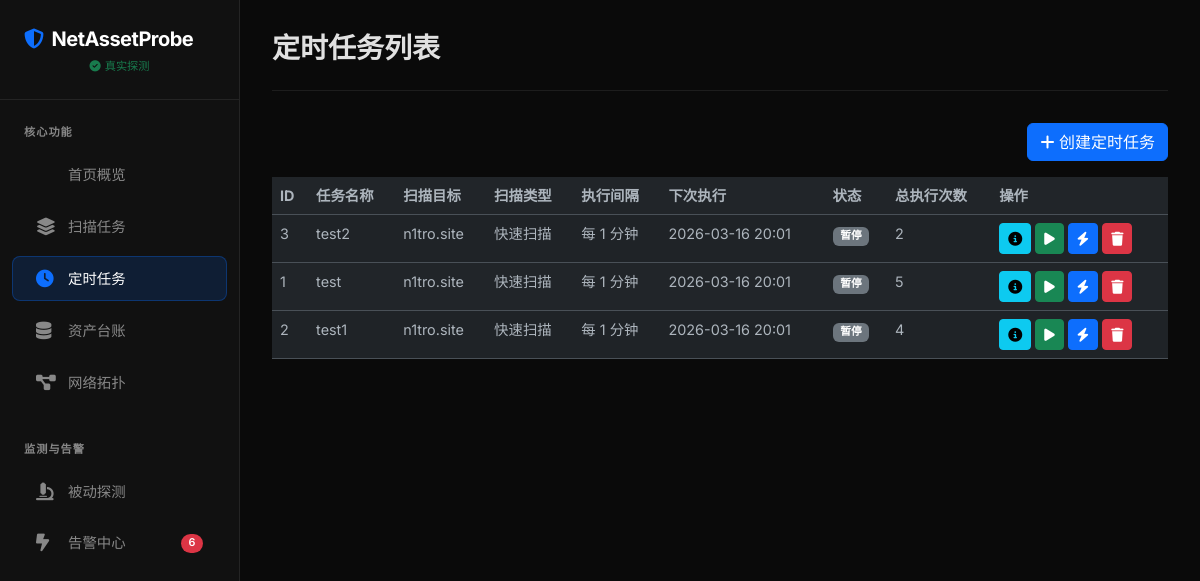
The page /scheduled/ on the database its author committed.
### scanner/models.py (models this page shows, shortened)
class ScheduledTask(models.Model):
    INTERVAL_CHOICES = (
        ('MINUTES', '按分钟'),
        ('HOURS', '按小时'),
        ('DAILY', '每天'),
        ('WEEKLY', '每周'),
    )
    STATUS_CHOICES = (
        ('ACTIVE', '启用'),
        ('PAUSED', '暂停'),
    )
    name = models.CharField(max_length=100, verbose_name="任务名称")
    target = models.CharField(max_length=255, verbose_name="扫描目标")
    scan_type = models.CharField(max_length=20, choices=Task.SCAN_CHOICES, default='quick')
    ports = models.CharField(max_length=100, blank=True, null=True)
    enable_tcp = models.BooleanField(default=True)
    enable_udp = models.BooleanField(default=False)
    tcp_scan = models.CharField(max_length=20, choices=Task.TCP_SCAN_CHOICES, default='SYN')
    host_discovery = models.CharField(max_length=20, choices=Task.HOST_DISCOVERY_CHOICES, default='DEFAULT')
    timing = models.IntegerField(default=4)
    use_scripts = models.BooleanField(default=False)
    script_categories = models.CharField(max_length=100, blank=True, null=True)
    interval_type = models.CharField(max_length=20, choices=INTERVAL_CHOICES, default='DAILY')
    interval_value = models.IntegerField(default=1, help_text="间隔值，如每1小时、每2天")
    specific_time = models.TimeField(null=True, blank=True, help_text="指定执行时间 (HH:MM)")
    day_of_week = models.CharField(max_length=20, blank=True, null=True, help_text="周几执行 (1-7逗号分隔)")
    status = models.CharField(max_length=20, choices=STATUS_CHOICES, default='ACTIVE')
    last_run = models.DateTimeField(null=True, blank=True, verbose_name="上次执行")
    next_run = models.DateTimeField(verbose_name="下次执行")
    created_at = models.DateTimeField(auto_now_add=True)
    total_runs = models.IntegerField(default=0, verbose_name="总执行次数")
    class Meta:
        ordering = ['next_run']
        verbose_name = "定时任务"
        verbose_name_plural = "定时任务"

### scanner/views.py (the view)
# urls.py: path('scheduled/', views.ScheduledTaskListView.as_view(), name='scheduled_task_list'),
class ScheduledTaskListView(ListView):
    model = ScheduledTask
    template_name = 'scanner/scheduled_task_list.html'
    context_object_name = 'scheduled_tasks'
    paginate_by = 10

### scanner/context_processors.py (called while the page is built)
def global_settings(request):
    return {
        'unread_alerts_count': Alert.objects.filter(status='UNREAD').count(),
        'simulation_mode': getattr(settings, 'SCANNER_SIMULATION_MODE', False)
    }

### scanner/templates/scanner/scheduled_task_list.html (shortened to what this page needs)
{% extends 'scanner/base.html' %}
{% block title %}定时任务列表{% endblock %}
{% block content %}
<div class="row mb-3">
    <div class="col-md-12 text-end">
        <a href="{% url 'scheduled_task_create' %}" class="btn btn-primary"><i class="fas fa-plus"></i> 创建定时任务</a>
    </div>
</div>
<div class="table-responsive">
    <table class="table table-striped table-hover">
        <thead>
            <tr>
                <th>ID</th>
                <th>任务名称</th>
                <th>扫描目标</th>
                <th>扫描类型</th>
                <th>执行间隔</th>
                <th>下次执行</th>
                <th>状态</th>
                <th>总执行次数</th>
                <th>操作</th>
            </tr>
        </thead>
        <tbody>
            {% for task in scheduled_tasks %}
            <tr>
                <td>{{ task.id }}</td>
                <td>{{ task.name }}</td>
                <td>{{ task.target }}</td>
                <td>{{ task.get_scan_type_display }}</td>
                <td>
                    {% if task.interval_type == 'MINUTES' %}
                        每 {{ task.interval_value }} 分钟
                    {% elif task.interval_type == 'HOURS' %}
                        每 {{ task.interval_value }} 小时
                    {% elif task.interval_type == 'DAILY' %}
                        {% if task.specific_time %}
                            每天 {{ task.specific_time|time:"H:i" }}
                        {% else %}
                            每 {{ task.interval_value }} 天
                        {% endif %}
                    {% elif task.interval_type == 'WEEKLY' %}
                        每周
                    {% endif %}
                </td>
                <td>{{ task.next_run|date:"Y-m-d H:i" }}</td>
                <td>
                    {% if task.status == 'ACTIVE' %}
                        <span class="badge bg-success">启用</span>
                    {% else %}
                        <span class="badge bg-secondary">暂停</span>
                    {% endif %}
                </td>
                <td>{{ task.total_runs }}</td>
                <td>
                    <a href="{% url 'scheduled_task_detail' task.id %}" class="btn btn-sm btn-info" title="详情"><i class="fas fa-circle-info"></i></a>
                    <form method="post" action="{% url 'scheduled_task_toggle' task.id %}" class="d-inline">
                        {% if task.status == 'ACTIVE' %}
                            <button type="submit" class="btn btn-sm btn-warning" title="暂停"><i class="fas fa-pause"></i></button>
                        {% else %}
                            <button type="submit" class="btn btn-sm btn-success" title="启用"><i class="fas fa-play"></i></button>
                        {% endif %}
                    </form>
                    <form method="post" action="{% url 'scheduled_task_run_now' task.id %}" class="d-inline">
                        <button type="submit" class="btn btn-sm btn-primary" title="立即执行" onclick="return confirm('确定要立即执行此任务吗？')"><i class="fas fa-bolt"></i></button>
                    </form>
                    <form method="post" action="{% url 'scheduled_task_delete' task.id %}" class="d-inline">
                        <button type="submit" class="btn btn-sm btn-danger" title="删除" onclick="return confirm('确定要删除此定时任务吗？')"><i class="fas fa-trash"></i></button>
                    </form>
                </td>
            </tr>
            {% empty %}
            <tr><td colspan="9">暂无定时任务</td></tr>
            {% endfor %}
        </tbody>
    </table>
</div>
{% endblock %}

### scanner/templates/scanner/base.html (style rules this page uses)
:root { --dark-bg: #0a0a0a; --card-bg: rgba(30, 30, 30, 0.6); --sidebar-bg: #111111; --accent-color: #0d6efd; --border-color: rgba(255, 255, 255, 0.08); --glass-bg: rgba(255, 255, 255, 0.03); --text-main: #e0e0e0; --text-muted: #888888; }
body { font-family: 'Inter', -apple-system, BlinkMacSystemFont, "Segoe UI", Roboto, sans-serif; font-size: .9rem; background-color: var(--dark-bg); color: var(--text-main); overflow-x: hidden; }
.badge { padding: 0.4em 0.7em; font-weight: 600; border-radius: 6px; }

### rows shown on the page
ScheduledTask: id "3", name "test2", target "n1tro.site", scan_type "快速扫描", interval_value "1", next_run "2026-03-16 20:01", status "暂停", total_runs "2"
ScheduledTask: id "1", name "test", target "n1tro.site", scan_type "快速扫描", interval_value "1", next_run "2026-03-16 20:01", status "暂停", total_runs "5"
ScheduledTask: id "2", name "test1", target "n1tro.site", scan_type "快速扫描", interval_value "1", next_run "2026-03-16 20:01", status "暂停", total_runs "4"

### other values the page prints
{{ unread_alerts_count }} "6"
